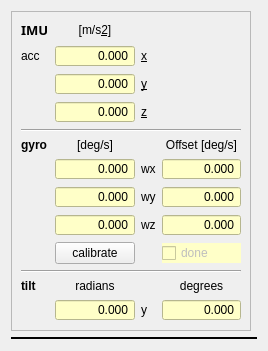
       <widget class="QWidget" name="tab_3">
        <attribute name="title">
         <string>IMU</string>
        </attribute>
        <layout class="QGridLayout" name="gridLayout_27">
         <item row="0" column="0">
          <widget class="QFrame" name="frame_6">
           <property name="maximumSize">
            <size>
             <width>285</width>
             <height>360</height>
            </size>
           </property>
           <property name="frameShape">
            <enum>QFrame::StyledPanel</enum>
           </property>
           <property name="frameShadow">
            <enum>QFrame::Plain</enum>
           </property>
           <layout class="QGridLayout" name="gridLayout_6">
            <item row="12" column="3">
             <widget class="QLabel" name="label_173">
              <property name="text">
               <string>degrees</string>
              </property>
              <property name="alignment">
               <set>Qt::AlignCenter</set>
              </property>
              <property name="buddy">
               <cstring>val_gyro</cstring>
              </property>
             </widget>
            </item>
            <item row="3" column="2">
             <widget class="QLabel" name="label_66">
              <property name="autoFillBackground">
               <bool>false</bool>
              </property>
              <property name="frameShape">
               <enum>QFrame::NoFrame</enum>
              </property>
              <property name="frameShadow">
               <enum>QFrame::Sunken</enum>
              </property>
              <property name="text">
               <string>&amp;z</string>
              </property>
              <property name="alignment">
               <set>Qt::AlignLeading|Qt::AlignLeft|Qt::AlignVCenter</set>
              </property>
              <property name="buddy">
               <cstring>val_acc</cstring>
              </property>
             </widget>
            </item>
            <item row="11" column="0" colspan="4">
             <widget class="Line" name="line_4">
              <property name="orientation">
               <enum>Qt::Horizontal</enum>
              </property>
             </widget>
            </item>
            <item row="7" column="1">
             <widget class="QDoubleSpinBox" name="val_gyro_2">
              <property name="toolTip">
               <string>&lt;html&gt;&lt;head/&gt;&lt;body&gt;&lt;p&gt;Gyro value (tilt) degrees/sek, positive is forward.&lt;/p&gt;&lt;/body&gt;&lt;/html&gt;</string>
              </property>
              <property name="styleSheet">
               <string notr="true">background-color: rgb(255, 255, 200);</string>
              </property>
              <property name="alignment">
               <set>Qt::AlignRight|Qt::AlignTrailing|Qt::AlignVCenter</set>
              </property>
              <property name="readOnly">
               <bool>true</bool>
              </property>
              <property name="buttonSymbols">
               <enum>QAbstractSpinBox::NoButtons</enum>
              </property>
              <property name="specialValueText">
               <string notr="true"/>
              </property>
              <property name="decimals">
               <number>3</number>
              </property>
              <property name="minimum">
               <double>-1000000.000000000000000</double>
              </property>
              <property name="maximum">
               <double>1000000.000000000000000</double>
              </property>
             </widget>
            </item>
            <item row="13" column="1">
             <widget class="QDoubleSpinBox" name="val_imu_tilt">
              <property name="styleSheet">
               <string notr="true">background-color: rgb(255, 255, 200);</string>
              </property>
              <property name="alignment">
               <set>Qt::AlignRight|Qt::AlignTrailing|Qt::AlignVCenter</set>
              </property>
              <property name="readOnly">
               <bool>true</bool>
              </property>
              <property name="buttonSymbols">
               <enum>QAbstractSpinBox::NoButtons</enum>
              </property>
              <property name="specialValueText">
               <string notr="true"/>
              </property>
              <property name="decimals">
               <number>3</number>
              </property>
              <property name="minimum">
               <double>-1000000.000000000000000</double>
              </property>
              <property name="maximum">
               <double>1000000.000000000000000</double>
              </property>
             </widget>
            </item>
            <item row="8" column="2">
             <widget class="QLabel" name="label_67">
              <property name="autoFillBackground">
               <bool>false</bool>
              </property>
              <property name="frameShape">
               <enum>QFrame::NoFrame</enum>
              </property>
              <property name="frameShadow">
               <enum>QFrame::Sunken</enum>
              </property>
              <property name="text">
               <string>wz</string>
              </property>
              <property name="alignment">
               <set>Qt::AlignLeading|Qt::AlignLeft|Qt::AlignVCenter</set>
              </property>
              <property name="buddy">
               <cstring>val_acc</cstring>
              </property>
             </widget>
            </item>
            <item row="6" column="3">
             <widget class="QDoubleSpinBox" name="val_gyro_offset_x">
              <property name="toolTip">
               <string>&lt;html&gt;&lt;head/&gt;&lt;body&gt;&lt;p&gt;Gyro offset value (x) degrees/sek&lt;/p&gt;&lt;/body&gt;&lt;/html&gt;</string>
              </property>
              <property name="whatsThis">
               <string notr="true"/>
              </property>
              <property name="accessibleName">
               <string notr="true"/>
              </property>
              <property name="accessibleDescription">
               <string notr="true"/>
              </property>
              <property name="styleSheet">
               <string notr="true">background-color: rgb(255, 255, 200);</string>
              </property>
              <property name="alignment">
               <set>Qt::AlignRight|Qt::AlignTrailing|Qt::AlignVCenter</set>
              </property>
              <property name="readOnly">
               <bool>true</bool>
              </property>
              <property name="buttonSymbols">
               <enum>QAbstractSpinBox::NoButtons</enum>
              </property>
              <property name="specialValueText">
               <string notr="true"/>
              </property>
              <property name="decimals">
               <number>3</number>
              </property>
              <property name="minimum">
               <double>-1000000.000000000000000</double>
              </property>
              <property name="maximum">
               <double>1000000.000000000000000</double>
              </property>
             </widget>
            </item>
            <item row="8" column="1">
             <widget class="QDoubleSpinBox" name="val_gyro_3">
              <property name="toolTip">
               <string>&lt;html&gt;&lt;head/&gt;&lt;body&gt;&lt;p&gt;Gyro value (yaw) degrees/sek, positive is CCV.&lt;/p&gt;&lt;/body&gt;&lt;/html&gt;</string>
              </property>
              <property name="styleSheet">
               <string notr="true">background-color: rgb(255, 255, 200);</string>
              </property>
              <property name="alignment">
               <set>Qt::AlignRight|Qt::AlignTrailing|Qt::AlignVCenter</set>
              </property>
              <property name="readOnly">
               <bool>true</bool>
              </property>
              <property name="buttonSymbols">
               <enum>QAbstractSpinBox::NoButtons</enum>
              </property>
              <property name="specialValueText">
               <string notr="true"/>
              </property>
              <property name="decimals">
               <number>3</number>
              </property>
              <property name="minimum">
               <double>-1000000.000000000000000</double>
              </property>
              <property name="maximum">
               <double>1000000.000000000000000</double>
              </property>
             </widget>
            </item>
            <item row="6" column="1">
             <widget class="QDoubleSpinBox" name="val_gyro">
              <property name="toolTip">
               <string>&lt;html&gt;&lt;head/&gt;&lt;body&gt;&lt;p&gt;Gyro value (roll) degrees/sek, positive is right.&lt;/p&gt;&lt;/body&gt;&lt;/html&gt;</string>
              </property>
              <property name="styleSheet">
               <string notr="true">background-color: rgb(255, 255, 200);</string>
              </property>
              <property name="alignment">
               <set>Qt::AlignRight|Qt::AlignTrailing|Qt::AlignVCenter</set>
              </property>
              <property name="readOnly">
               <bool>true</bool>
              </property>
              <property name="buttonSymbols">
               <enum>QAbstractSpinBox::NoButtons</enum>
              </property>
              <property name="specialValueText">
               <string notr="true"/>
              </property>
              <property name="decimals">
               <number>3</number>
              </property>
              <property name="minimum">
               <double>-1000000.000000000000000</double>
              </property>
              <property name="maximum">
               <double>1000000.000000000000000</double>
              </property>
             </widget>
            </item>
            <item row="2" column="1">
             <widget class="QDoubleSpinBox" name="val_acc_2">
              <property name="toolTip">
               <string>&lt;html&gt;&lt;head/&gt;&lt;body&gt;&lt;p&gt;Acceleration along Y axis&lt;/p&gt;&lt;/body&gt;&lt;/html&gt;</string>
              </property>
              <property name="styleSheet">
               <string notr="true">background-color: rgb(255, 255, 200);</string>
              </property>
              <property name="alignment">
               <set>Qt::AlignRight|Qt::AlignTrailing|Qt::AlignVCenter</set>
              </property>
              <property name="readOnly">
               <bool>true</bool>
              </property>
              <property name="buttonSymbols">
               <enum>QAbstractSpinBox::NoButtons</enum>
              </property>
              <property name="specialValueText">
               <string notr="true"/>
              </property>
              <property name="decimals">
               <number>3</number>
              </property>
              <property name="minimum">
               <double>-1000000.000000000000000</double>
              </property>
              <property name="maximum">
               <double>1000000.000000000000000</double>
              </property>
             </widget>
            </item>
            <item row="3" column="1">
             <widget class="QDoubleSpinBox" name="val_acc_3">
              <property name="toolTip">
               <string>&lt;html&gt;&lt;head/&gt;&lt;body&gt;&lt;p&gt;Acceleration along Z axis - positive is up&lt;/p&gt;&lt;/body&gt;&lt;/html&gt;</string>
              </property>
              <property name="styleSheet">
               <string notr="true">background-color: rgb(255, 255, 200);</string>
              </property>
              <property name="alignment">
               <set>Qt::AlignRight|Qt::AlignTrailing|Qt::AlignVCenter</set>
              </property>
              <property name="readOnly">
               <bool>true</bool>
              </property>
              <property name="buttonSymbols">
               <enum>QAbstractSpinBox::NoButtons</enum>
              </property>
              <property name="specialValueText">
               <string notr="true"/>
              </property>
              <property name="decimals">
               <number>3</number>
              </property>
              <property name="minimum">
               <double>-1000000.000000000000000</double>
              </property>
              <property name="maximum">
               <double>1000000.000000000000000</double>
              </property>
             </widget>
            </item>
            <item row="4" column="0" colspan="4">
             <widget class="Line" name="line_3">
              <property name="orientation">
               <enum>Qt::Horizontal</enum>
              </property>
             </widget>
            </item>
            <item row="1" column="1">
             <widget class="QDoubleSpinBox" name="val_acc">
              <property name="toolTip">
               <string>&lt;html&gt;&lt;head/&gt;&lt;body&gt;&lt;p&gt;Acceleration along X axis - im m s&lt;span style=&quot; vertical-align:super;&quot;&gt;-2&lt;/span&gt;&lt;/p&gt;&lt;/body&gt;&lt;/html&gt;</string>
              </property>
              <property name="styleSheet">
               <string notr="true">background-color: rgb(255, 255, 200);</string>
              </property>
              <property name="alignment">
               <set>Qt::AlignRight|Qt::AlignTrailing|Qt::AlignVCenter</set>
              </property>
              <property name="readOnly">
               <bool>true</bool>
              </property>
              <property name="buttonSymbols">
               <enum>QAbstractSpinBox::NoButtons</enum>
              </property>
              <property name="specialValueText">
               <string notr="true"/>
              </property>
              <property name="decimals">
               <number>3</number>
              </property>
              <property name="minimum">
               <double>-1000000.000000000000000</double>
              </property>
              <property name="maximum">
               <double>1000000.000000000000000</double>
              </property>
             </widget>
            </item>
            <item row="7" column="3">
             <widget class="QDoubleSpinBox" name="val_gyro_offset_y">
              <property name="toolTip">
               <string>&lt;html&gt;&lt;head/&gt;&lt;body&gt;&lt;p&gt;Gyro offset value (y) degrees/sek&lt;/p&gt;&lt;p&gt;&lt;br/&gt;&lt;/p&gt;&lt;/body&gt;&lt;/html&gt;</string>
              </property>
              <property name="styleSheet">
               <string notr="true">background-color: rgb(255, 255, 200);</string>
              </property>
              <property name="alignment">
               <set>Qt::AlignRight|Qt::AlignTrailing|Qt::AlignVCenter</set>
              </property>
              <property name="readOnly">
               <bool>true</bool>
              </property>
              <property name="buttonSymbols">
               <enum>QAbstractSpinBox::NoButtons</enum>
              </property>
              <property name="specialValueText">
               <string notr="true"/>
              </property>
              <property name="decimals">
               <number>3</number>
              </property>
              <property name="minimum">
               <double>-1000000.000000000000000</double>
              </property>
              <property name="maximum">
               <double>1000000.000000000000000</double>
              </property>
             </widget>
            </item>
            <item row="9" column="3">
             <widget class="QCheckBox" name="imu_gyro_offset_done">
              <property name="enabled">
               <bool>false</bool>
              </property>
              <property name="toolTip">
               <string>&lt;html&gt;&lt;head/&gt;&lt;body&gt;&lt;p&gt;Marks that calibration is done (either from saved value in EE-prom, or recent manually calibrated)&lt;/p&gt;&lt;/body&gt;&lt;/html&gt;</string>
              </property>
              <property name="styleSheet">
               <string notr="true">background-color: rgb(255, 255, 200);</string>
              </property>
              <property name="text">
               <string>done</string>
              </property>
              <property name="checkable">
               <bool>true</bool>
              </property>
              <property name="tristate">
               <bool>true</bool>
              </property>
             </widget>
            </item>
            <item row="8" column="3">
             <widget class="QDoubleSpinBox" name="val_gyro_offset_z">
              <property name="toolTip">
               <string>&lt;html&gt;&lt;head/&gt;&lt;body&gt;&lt;p&gt;Gyro zero offset value (z) in degrees/sek&lt;/p&gt;&lt;/body&gt;&lt;/html&gt;</string>
              </property>
              <property name="styleSheet">
               <string notr="true">background-color: rgb(255, 255, 200);</string>
              </property>
              <property name="alignment">
               <set>Qt::AlignRight|Qt::AlignTrailing|Qt::AlignVCenter</set>
              </property>
              <property name="readOnly">
               <bool>true</bool>
              </property>
              <property name="buttonSymbols">
               <enum>QAbstractSpinBox::NoButtons</enum>
              </property>
              <property name="specialValueText">
               <string notr="true"/>
              </property>
              <property name="decimals">
               <number>3</number>
              </property>
              <property name="minimum">
               <double>-1000000.000000000000000</double>
              </property>
              <property name="maximum">
               <double>1000000.000000000000000</double>
              </property>
             </widget>
            </item>
            <item row="9" column="1">
             <widget class="QPushButton" name="imu_gyro_calibrate">
              <property name="toolTip">
               <string>&lt;html&gt;&lt;head/&gt;&lt;body&gt;&lt;p&gt;Request a one-second gyro calibration.&lt;/p&gt;&lt;p&gt;NB! the robot must be stationary during this time!&lt;/p&gt;&lt;/body&gt;&lt;/html&gt;</string>
              </property>
              <property name="text">
               <string>calibrate</string>
              </property>
             </widget>
            </item>
            <item row="2" column="2">
             <widget class="QLabel" name="label_65">
              <property name="autoFillBackground">
               <bool>false</bool>
              </property>
              <property name="frameShape">
               <enum>QFrame::NoFrame</enum>
              </property>
              <property name="frameShadow">
               <enum>QFrame::Sunken</enum>
              </property>
              <property name="text">
               <string>&amp;y</string>
              </property>
              <property name="alignment">
               <set>Qt::AlignLeading|Qt::AlignLeft|Qt::AlignVCenter</set>
              </property>
              <property name="buddy">
               <cstring>val_acc</cstring>
              </property>
             </widget>
            </item>
            <item row="1" column="2">
             <widget class="QLabel" name="label_64">
              <property name="autoFillBackground">
               <bool>false</bool>
              </property>
              <property name="frameShape">
               <enum>QFrame::NoFrame</enum>
              </property>
              <property name="frameShadow">
               <enum>QFrame::Sunken</enum>
              </property>
              <property name="text">
               <string>&amp;x</string>
              </property>
              <property name="alignment">
               <set>Qt::AlignLeading|Qt::AlignLeft|Qt::AlignVCenter</set>
              </property>
              <property name="buddy">
               <cstring>val_acc</cstring>
              </property>
             </widget>
            </item>
            <item row="7" column="2">
             <widget class="QLabel" name="label_68">
              <property name="autoFillBackground">
               <bool>false</bool>
              </property>
              <property name="frameShape">
               <enum>QFrame::NoFrame</enum>
              </property>
              <property name="frameShadow">
               <enum>QFrame::Sunken</enum>
              </property>
              <property name="text">
               <string>wy</string>
              </property>
              <property name="alignment">
               <set>Qt::AlignLeading|Qt::AlignLeft|Qt::AlignVCenter</set>
              </property>
              <property name="buddy">
               <cstring>val_acc</cstring>
              </property>
             </widget>
            </item>
            <item row="13" column="2">
             <widget class="QLabel" name="label_124">
              <property name="autoFillBackground">
               <bool>false</bool>
              </property>
              <property name="frameShape">
               <enum>QFrame::NoFrame</enum>
              </property>
              <property name="frameShadow">
               <enum>QFrame::Sunken</enum>
              </property>
              <property name="text">
               <string>y</string>
              </property>
              <property name="alignment">
               <set>Qt::AlignLeading|Qt::AlignLeft|Qt::AlignVCenter</set>
              </property>
              <property name="buddy">
               <cstring>val_acc</cstring>
              </property>
             </widget>
            </item>
            <item row="1" column="0">
             <widget class="QLabel" name="label">
              <property name="autoFillBackground">
               <bool>false</bool>
              </property>
              <property name="frameShape">
               <enum>QFrame::NoFrame</enum>
              </property>
              <property name="frameShadow">
               <enum>QFrame::Sunken</enum>
              </property>
              <property name="text">
               <string>acc</string>
              </property>
              <property name="alignment">
               <set>Qt::AlignLeading|Qt::AlignLeft|Qt::AlignVCenter</set>
              </property>
              <property name="buddy">
               <cstring>val_acc</cstring>
              </property>
             </widget>
            </item>
            <item row="0" column="0">
             <widget class="QLabel" name="label_40">
              <property name="font">
               <font>
                <family>Sans Serif</family>
                <pointsize>10</pointsize>
                <weight>75</weight>
                <bold>true</bold>
               </font>
              </property>
              <property name="text">
               <string>IMU</string>
              </property>
              <property name="buddy">
               <cstring>robot_wheel_radius_left</cstring>
              </property>
             </widget>
            </item>
            <item row="13" column="3">
             <widget class="QDoubleSpinBox" name="val_imu_tilt_2">
              <property name="styleSheet">
               <string notr="true">background-color: rgb(255, 255, 200);</string>
              </property>
              <property name="alignment">
               <set>Qt::AlignRight|Qt::AlignTrailing|Qt::AlignVCenter</set>
              </property>
              <property name="readOnly">
               <bool>true</bool>
              </property>
              <property name="buttonSymbols">
               <enum>QAbstractSpinBox::NoButtons</enum>
              </property>
              <property name="specialValueText">
               <string notr="true"/>
              </property>
              <property name="decimals">
               <number>3</number>
              </property>
              <property name="minimum">
               <double>-1000000.000000000000000</double>
              </property>
              <property name="maximum">
               <double>1000000.000000000000000</double>
              </property>
             </widget>
            </item>
            <item row="5" column="3">
             <widget class="QLabel" name="label_69">
              <property name="autoFillBackground">
               <bool>false</bool>
              </property>
              <property name="frameShape">
               <enum>QFrame::NoFrame</enum>
              </property>
              <property name="frameShadow">
               <enum>QFrame::Sunken</enum>
              </property>
              <property name="text">
               <string>Offset [deg/s]</string>
              </property>
              <property name="alignment">
               <set>Qt::AlignCenter</set>
              </property>
              <property name="buddy">
               <cstring>val_acc</cstring>
              </property>
             </widget>
            </item>
            <item row="6" column="2">
             <widget class="QLabel" name="label_115">
              <property name="autoFillBackground">
               <bool>false</bool>
              </property>
              <property name="frameShape">
               <enum>QFrame::NoFrame</enum>
              </property>
              <property name="frameShadow">
               <enum>QFrame::Sunken</enum>
              </property>
              <property name="text">
               <string>wx</string>
              </property>
              <property name="alignment">
               <set>Qt::AlignLeading|Qt::AlignLeft|Qt::AlignVCenter</set>
              </property>
              <property name="buddy">
               <cstring>val_acc</cstring>
              </property>
             </widget>
            </item>
            <item row="12" column="1">
             <widget class="QLabel" name="label_172">
              <property name="text">
               <string>radians</string>
              </property>
              <property name="alignment">
               <set>Qt::AlignCenter</set>
              </property>
              <property name="buddy">
               <cstring>val_gyro</cstring>
              </property>
             </widget>
            </item>
            <item row="5" column="1">
             <widget class="QLabel" name="label_51">
              <property name="text">
               <string>[deg/s]</string>
              </property>
              <property name="alignment">
               <set>Qt::AlignCenter</set>
              </property>
              <property name="buddy">
               <cstring>val_gyro</cstring>
              </property>
             </widget>
            </item>
            <item row="5" column="0">
             <widget class="QLabel" name="label_14">
              <property name="font">
               <font>
                <weight>75</weight>
                <bold>true</bold>
               </font>
              </property>
              <property name="text">
               <string>gyro</string>
              </property>
              <property name="buddy">
               <cstring>val_gyro</cstring>
              </property>
             </widget>
            </item>
            <item row="12" column="0">
             <widget class="QLabel" name="label_123">
              <property name="font">
               <font>
                <weight>75</weight>
                <bold>true</bold>
               </font>
              </property>
              <property name="text">
               <string>tilt</string>
              </property>
              <property name="buddy">
               <cstring>val_gyro</cstring>
              </property>
             </widget>
            </item>
            <item row="0" column="1">
             <widget class="QLabel" name="label_52">
              <property name="autoFillBackground">
               <bool>false</bool>
              </property>
              <property name="frameShape">
               <enum>QFrame::NoFrame</enum>
              </property>
              <property name="frameShadow">
               <enum>QFrame::Sunken</enum>
              </property>
              <property name="text">
               <string>[m/s&amp;2]</string>
              </property>
              <property name="alignment">
               <set>Qt::AlignCenter</set>
              </property>
              <property name="buddy">
               <cstring>val_acc</cstring>
              </property>
             </widget>
            </item>
           </layout>
          </widget>
         </item>
         <item row="0" column="1">
          <layout class="QVBoxLayout" name="robot_graph_layout_tilt"/>
         </item>
         <item row="1" column="0" colspan="2">
          <widget class="Line" name="line_5">
           <property name="frameShadow">
            <enum>QFrame::Plain</enum>
           </property>
           <property name="lineWidth">
            <number>2</number>
           </property>
           <property name="orientation">
            <enum>Qt::Horizontal</enum>
           </property>
          </widget>
         </item>
         <item row="2" column="0">
          <layout class="QVBoxLayout" name="robot_graph_layout_gyro"/>
         </item>
         <item row="2" column="1">
          <layout class="QVBoxLayout" name="robot_graph_layout_acc"/>
         </item>
        </layout>
       </widget>
